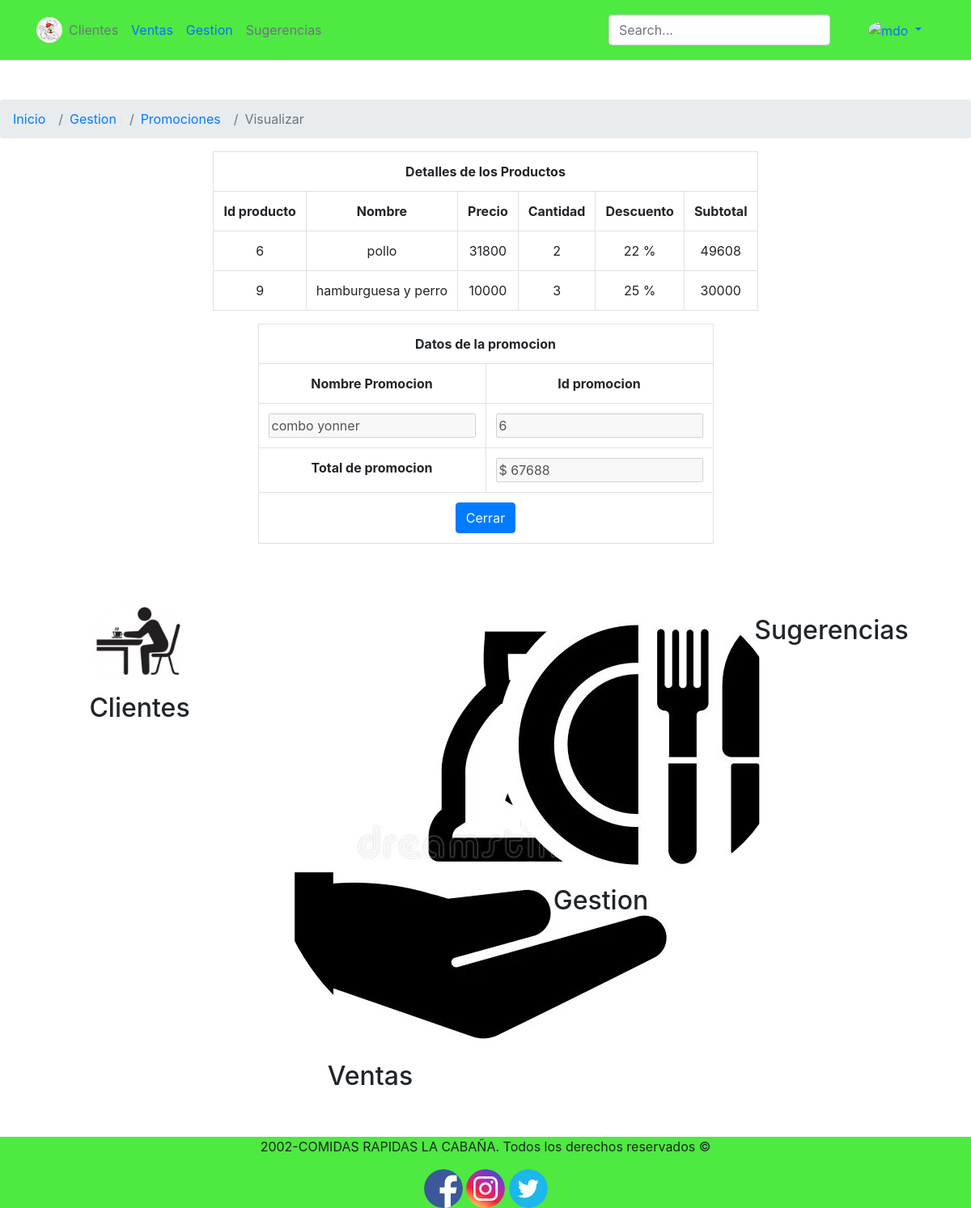
/view/administrador/gestion/crud_promocion/visualizar_promo.php?id_promo=6, run on the app's committed database.
### tables this page shows
CREATE TABLE `det_promo` (
  `idPromo` int(11) NOT NULL,
  `nom_prod` varchar(50) NOT NULL,
  `pre_prod` int(11) NOT NULL,
  `cantidad` int(11) NOT NULL,
  `descuento` int(11) NOT NULL,
  `subtotal` int(11) NOT NULL,
  `total` int(11) NOT NULL,
  `promocion_idpromo` int(11) NOT NULL
);

CREATE TABLE `promocion` (
  `id_promo` int(11) NOT NULL,
  `nom_promo` varchar(50) NOT NULL,
  `totalpromo` int(11) NOT NULL,
  `categorias_idcategoria` int(11) NOT NULL
);

### view/administrador/gestion/crud_promocion/visualizar_promo.php (the view, shortened to what this page needs)
<!DOCTYPE html>
<html>
  <head>
    <link rel="stylesheet" href="https://cdn.jsdelivr.net/npm/bootstrap@5.1.3/dist/css/bootstrap.min.css" >
    <link rel="stylesheet" href="..\..\css\bootstrap.css">
    <link rel="stylesheet" href="..\..\css\font-awesome.min.css">
    <link rel="stylesheet" href="..\..\css\sweetalert.css">
    <link rel="stylesheet" href="..\..\css\style.css">
  </head>
    <body>
    <?php
include_once('../../crud/conexion.php');
include '../../include/header.php';
?>
<nav aria-label="breadcrumb">
  <ol class="breadcrumb">
  <li class="breadcrumb-item"><a href="../../index.php">Inicio</a></li>
    <li class="breadcrumb-item"><a href="../../gestion.php">Gestion</a></li>
    <li class="breadcrumb-item active" aria-current="page"><a href="../promociones.php">Promociones</a></li>
    <li class="breadcrumb-item active" aria-current="page">Visualizar</li>
  </ol>
</nav>
<?php
if(isset($_GET['id_promo'])){
    $codigo = $_GET['id_promo'];
      $queryusuarios = mysqli_query($conexion, "SELECT u.idPromo, u.nom_prod, u.pre_prod, u.cantidad,u.descuento,u.subtotal,u.promocion_idpromo
      ,cv.id_promo,cv.nom_promo,cv.totalpromo FROM det_promo AS u JOIN promocion AS cv ON u.promocion_idpromo = cv.id_promo WHERE u.promocion_idpromo = '$codigo'");
  }
    if (mysqli_num_rows($queryusuarios) > 0) {
            echo "<div class='container'>";
            echo "<div class='d-flex justify-content-center'>";
            echo "<div class='row'>";
            echo "<div class='col-md-12 table-responsive'>";
            echo "<table class='table table-bordered border-primary' style='text-align:center'>";
            echo "<tr><th colspan='6'>Detalles de los Productos</th></tr>";
            echo "<tr>";
            echo "<th>Id producto</th>";
            echo "<th>Nombre</th>";
            echo "<th>Precio</th>";
            echo "<th>Cantidad</th>";
            echo "<th>Descuento</th>";
            echo "<th>Subtotal</th>";
            echo "</tr>";
        while ($mostrar = mysqli_fetch_array($queryusuarios)) {
            $id_promo=$mostrar['id_promo'];
            $nom_promo=$mostrar['nom_promo'];
            $totalpromo=$mostrar['totalpromo'];
            echo "<tr>";
            echo '<td>' . $mostrar['idPromo'] . '</td>';
            echo '<td>' . $mostrar['nom_prod'] . '</td>';
            echo '<td>' . $mostrar['pre_prod'] . '</td>';
            echo '<td>' . $mostrar['cantidad'] . '</td>';
            echo '<td>' . $mostrar['descuento'] . ' % </td>';
            echo '<td>' . $mostrar['subtotal'] . '</td>';
            echo '</tr>';
        }
            echo "</table>";
            echo "</div>";
            echo "</div>";
            echo "</div>";
            echo "</div>";
    }
?>
            <form method="POST" >
                <div class="container">
                <div class="d-flex justify-content-center">
                <div class="row">
                <div class="col-md-12 table-responsive" >
                    <table class="table table-bordered border-primary" style="text-align:center" >
                    <tbody>
                        <tr>
                            <th colspan="6">Datos de la promocion</th>
                        </tr>
                        <tr>
                            <th colspan="3">Nombre Promocion</th>
                            <th colspan="3">Id promocion</th>
                        </tr>
                        <tr>
                            <td colspan="3"><input type="text" name="nom_promo" value="<?php echo $nom_promo;?>" disabled></td>
                            <td colspan="3"><input type="text" name="id_promo" value="<?php echo $id_promo;?>" disabled></td>
                        </tr>
                        <tr>
                            <th colspan="3">Total de promocion</th>
                            <td colspan="3"><input type="text" name="totalpromo" value="$ <?php echo $totalpromo;?>" disabled></td>
                        </tr>
                        <tr>
                            <td colspan="6"><a href="../promociones.php" class="btn btn-primary">Cerrar</a></td>
                        </tr>
                    </tbody>
                    </table>
                </div>
                </div>
                </div>
                </div>
            </form>
        <?php
        include '../../include/img_menu.php';
        include '../../include/footer.php';
        ?>
    </body>
</html>

### data on the page
det_promo: idPromo "6", nom_prod "pollo", pre_prod "31800", cantidad "2", descuento "22", subtotal "49608"
det_promo: idPromo "9", nom_prod "hamburguesa y perro", pre_prod "10000", cantidad "3", descuento "25", subtotal "30000"
promocion: nom_promo "combo yonner", id_promo "6", totalpromo "$ 67688"
